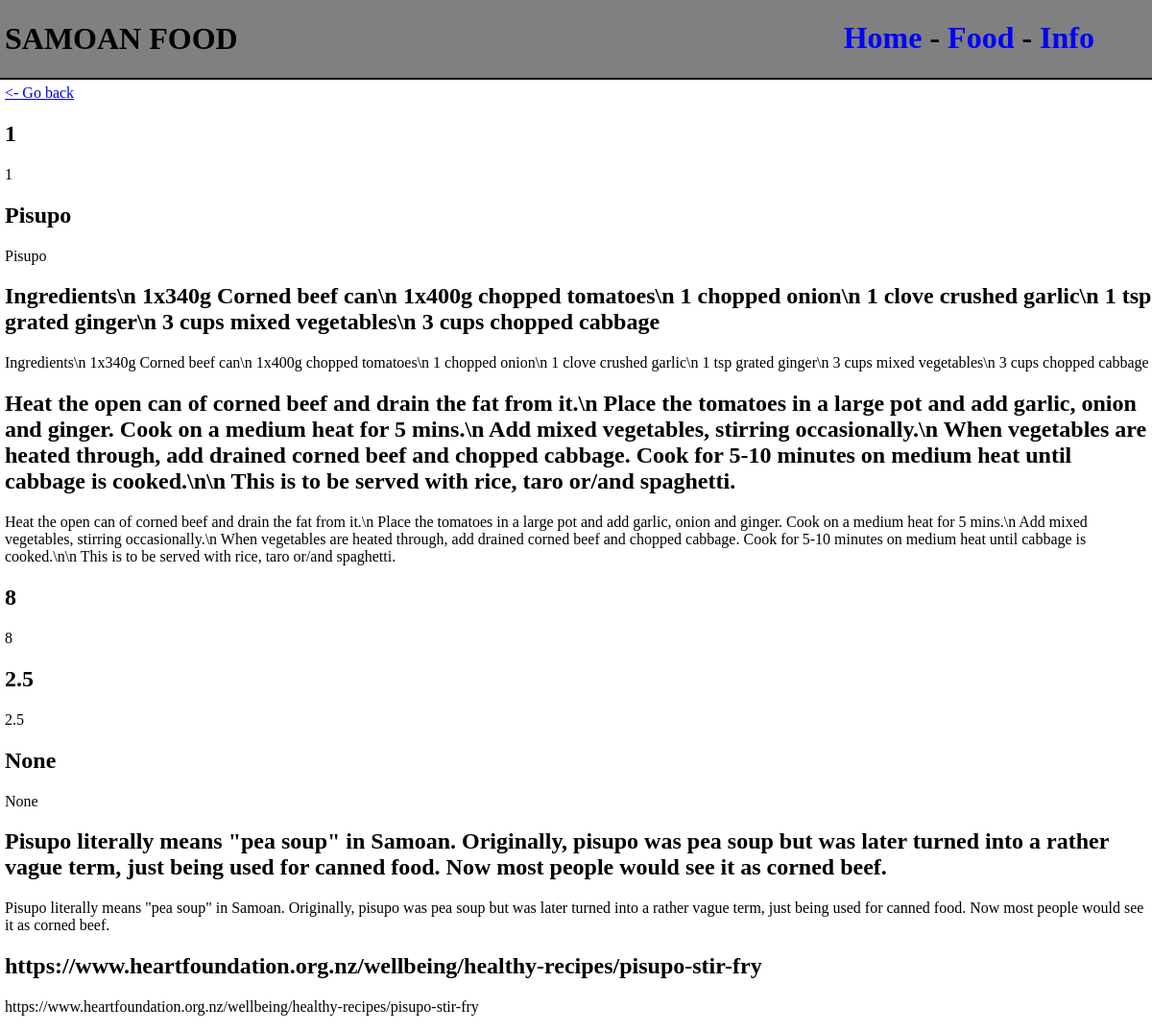
The page /food/1 on the database its author committed.
### tables this page shows
CREATE TABLE Food (id INTEGER PRIMARY KEY AUTOINCREMENT, name TEXT, ingredients TEXT, recipe TEXT, rating INTEGER, price NUMERIC, image BLOB, "desc" TEXT, recipeurl TEXT);

### app/routes.py (the view)
@app.route("/food/<int:id>")
def food(id):
    conn = sqlite3.connect('database/samoanfood.db')
    cur = conn.cursor()
    cur.execute("SELECT * FROM Food WHERE id=?",(id,))
    foodresult = cur.fetchone()
    return render_template("food.html", foodresult=foodresult)

### app/templates/food.html
{% extends 'layout.html' %}
{% block content %}
<a href="/all_food"> <- Go back</a>
{%for food in foodresult%}
<h2>{{food}}</h2>
<p>{{food}}</p>
{% endfor %}
{% endblock %}

### app/templates/layout.html (shortened to what this page needs)
<!DOCTYPE html>
<html lang="en">
<head>
    <link rel="stylesheet" href="/static/css/style.css">
</head>
<body>
    <header>
        {% include 'header.html' %}
    </header>
    <main>
        {% block content %}{% endblock %}
    </main>
</body>
</html>

### app/templates/header.html
<div>
    <h1>SAMOAN FOOD</h1>
    <h1 class="nav"><a href="/">Home</a> - <a href="/all_food">Food</a> - <a href="/info">Info</a></h1>
</div>

### app/static/css/style.css (style rules this page uses)
body { font-family: "Comic Sans MS"; margin-top: 0px; margin-left: 0px; margin-right: 0px; }
header div { background-color: grey; border-bottom: 2px solid black; padding-left: 5px; padding-top: 1px; }
header div a { text-decoration: none; color: blue; }
.nav { position: absolute; top: 0px; right: 5%; }
main { padding-left: 5px; padding-top: 5px; }

### rows shown on the page
Food: name "Pisupo", ingredients "Ingredients\\n 1x340g Corned beef can\\n 1x400g chopped tomatoes\\n 1 chopped onion\\n 1 clove crushed garlic\\n 1 tsp grated ginger\\n 3 cups mixed vegetables\\n 3 cups chopped cabbage", recipe "Heat the open can of corned beef and drain the fat from it.\\n Place the tomatoes in a large pot and add garlic, onion and ginger. Cook on a medium heat for 5 mins.\\n Add mixed vegetables, stirring occasionally.\\n When vegetables are heated through, add drained corned beef and chopped cabbage. Cook for 5-10 minutes on medium heat until cabbage is cooked.\\n\\n This is to be served with rice, taro or/and spaghetti.", price "2.5", desc "Pisupo literally means \"pea soup\" in Samoan. Originally, pisupo was pea soup but was later turned into a rather vague term, just being used for canned food. Now most people would see it as corned beef.", recipeurl "https://www.heartfoundation.org.nz/wellbeing/healthy-recipes/pisupo-stir-fry"

### other values the page prints
{{ food }} "1" "8" "None"
